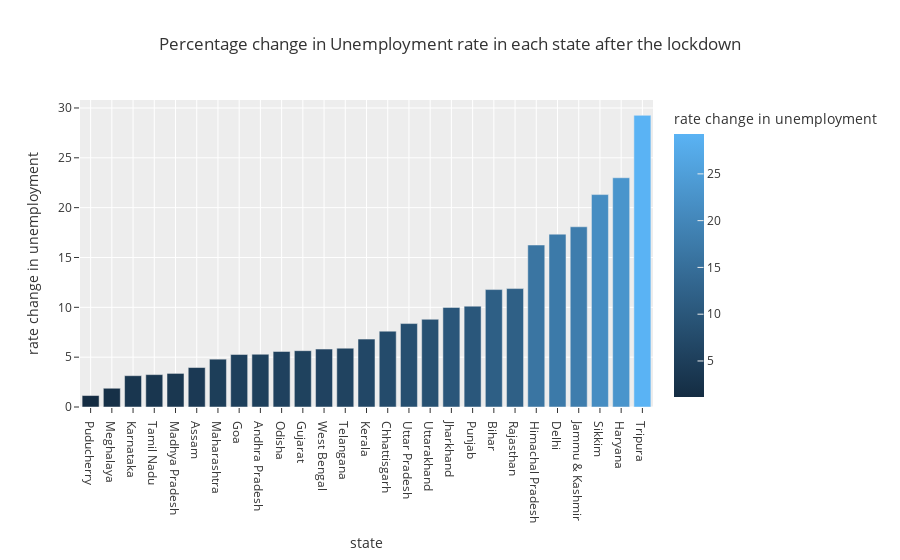

The code cell stored with this chart in its notebook:
### Code cell
# --- Explication de cette cellule ---
# unenployment rate change after lockdown

lockdown['rate change in unemployment'] =round(lockdown['unemployment rate before lockdown']-lockdown['unemployment rate before lockdown']
                                              /lockdown['unemployment rate after lockdown'],2)
fig = px.bar(lockdown,x='state',y='rate change in unemployment',color='rate change in unemployment',
            title='Percentage change in Unemployment rate in each state after the lockdown',template='ggplot2')
fig.update_layout(xaxis={'categoryorder':'total ascending'})
fig.show()

### Figure 1 — Plotly figure (JSON) as saved in the notebook; plotly's stock layout.template omitted (floating-point values rounded to 4 significant figures)
{"data": [{"alignmentgroup": "True", "hovertemplate": "state=%{x}<br>rate change in unemployment=%{marker.color}<extra></extra>", "legendgroup": "", "marker": {"color": [5.29, 3.96, 11.78, 7.61, 17.34, 5.27, 5.65, 23, 16.25, 18.08, 9.99, 3.14, 6.81, 3.37, 4.8, 1.88, 5.57, 1.15, 10.12, 11.88, 21.31, 3.25, 5.9, 29.26, 8.37, 8.8, 5.81], "coloraxis": "coloraxis", "pattern": {"shape": ""}}, "name": "", "offsetgroup": "", "orientation": "v", "showlegend": false, "textposition": "auto", "type": "bar", "x": ["Andhra Pradesh", "Assam", "Bihar", "Chhattisgarh", "Delhi", "Goa", "Gujarat", "Haryana", "Himachal Pradesh", "Jammu & Kashmir", "Jharkhand", "Karnataka", "Kerala", "Madhya Pradesh", "Maharashtra", "Meghalaya", "Odisha", "Puducherry", "Punjab", "Rajasthan", "Sikkim", "Tamil Nadu", "Telangana", "Tripura", "Uttar Pradesh", "Uttarakhand", "West Bengal"], "xaxis": "x", "y": [5.29, 3.96, 11.78, 7.61, 17.34, 5.27, 5.65, 23, 16.25, 18.08, 9.99, 3.14, 6.81, 3.37, 4.8, 1.88, 5.57, 1.15, 10.12, 11.88, 21.31, 3.25, 5.9, 29.26, 8.37, 8.8, 5.81], "yaxis": "y"}], "layout": {"barmode": "relative", "coloraxis": {"colorbar": {"title": {"text": "rate change in unemployment"}}, "colorscale": [[0, "rgb(20,44,66)"], [1, "rgb(90,179,244)"]]}, "legend": {"tracegroupgap": 0}, "title": {"text": "Percentage change in Unemployment rate in each state after the lockdown"}, "xaxis": {"anchor": "y", "categoryorder": "total ascending", "domain": [0, 1], "title": {"text": "state"}}, "yaxis": {"anchor": "x", "domain": [0, 1], "title": {"text": "rate change in unemployment"}}}}
